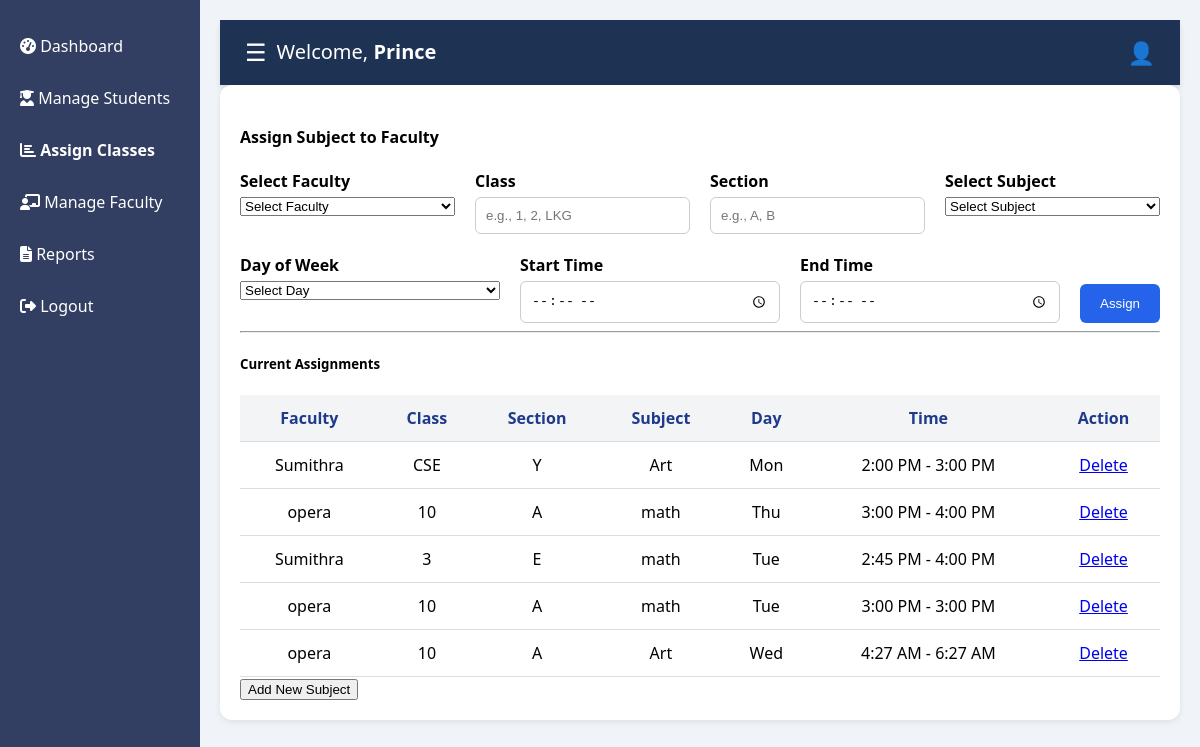
The page /admin/assignclasses.php (signed in) on the database its author committed.
### tables this page shows
CREATE TABLE `faculty_subjects` (
  `id` int NOT NULL,
  `faculty_id` int NOT NULL,
  `subject_id` int NOT NULL,
  `class` varchar(20) NOT NULL,
  `section` varchar(10) NOT NULL,
  `day_of_week` varchar(10) NOT NULL,
  `start_time` time NOT NULL,
  `end_time` time NOT NULL
);

CREATE TABLE `faculty` (
  `id` int NOT NULL,
  `name` varchar(100) NOT NULL,
  `email` varchar(100) NOT NULL,
  `username` varchar(50) NOT NULL,
  `password` varchar(255) NOT NULL,
  `admin_id` int NOT NULL,
  `created_at` timestamp NULL DEFAULT CURRENT_TIMESTAMP
);

CREATE TABLE `subjects` (
  `id` int NOT NULL,
  `name` varchar(100) NOT NULL,
  `admin_id` int DEFAULT NULL,
  `is_global` tinyint(1) DEFAULT '0'
);

### admin/assignclasses.php (the view, shortened to what this page needs)
<?php
require_once '../conn.php';
$admin_id = $_SESSION['user_id'];
$assignment_stmt = $conn->prepare("
  SELECT fs.id, f.name AS faculty_name, s.name AS subject_name, fs.class, fs.section, fs.day_of_week, fs.start_time, fs.end_time
  FROM faculty_subjects fs
  JOIN faculty f ON fs.faculty_id = f.id
  JOIN subjects s ON fs.subject_id = s.id
  WHERE f.admin_id = ?
  ORDER BY fs.day_of_week, fs.start_time
");
$assignment_stmt->bind_param("i", $admin_id);
$assignment_stmt->execute();
$assignments = $assignment_stmt->get_result();
?>
<!DOCTYPE html>
<html lang="en">
<head>
  <link rel="stylesheet" href="newstyle.css">
  <link rel="stylesheet" href="https://cdnjs.cloudflare.com/ajax/libs/font-awesome/6.4.0/css/all.min.css">
</head>
<body>
<div class="container">
  <div class="sidebar" id="sidebar">
    <ul>
      <li onclick="location.href='dashboard.php'"><i class="fas fa-tachometer-alt"></i> Dashboard</li>
      <li onclick="location.href='managestudents.php'"><i class="fas fa-user-graduate"></i> Manage Students</li>
      <li onclick="location.href='assignclasses.php'"><i class="fas fa-chart-bar"></i><strong> Assign Classes</strong></li>
      <li onclick="location.href='managefaculty.php'"><i class="fas fa-chalkboard-teacher"></i> Manage Faculty</li>
      <li onclick="location.href='attendance_report.php'"><i class="fas fa-file-alt"></i> Reports</li>
      <li id="logoutBtn"><i class="fas fa-sign-out-alt"></i> Logout</li>
    </ul>
  </div>
  <div class="main">
    <div class="topbar">
      <div class="left-topbar">
        <span class="menu-button" onclick="toggleSidebar()">☰</span>
        <span class="welcome-text">Welcome, <strong><?= htmlspecialchars($_SESSION['username']) ?></strong></span>
      </div>
      <div class="right-icons">
        <span class="icon" onclick="showProfile()">👤</span>
      </div>
    </div>
    <div class="card form-card">
      <h4>Assign Subject to Faculty</h4>
      <form method="POST" class="form-section">
        <div class="form-group">
          <label>Select Faculty</label>
          <select name="faculty_id" required>
            <option value="">Select Faculty</option>
          </select>
        </div>
        <div class="form-group">
          <label>Class</label>
          <input type="text" name="class" placeholder="e.g., 1, 2, LKG" required>
        </div>
        <div class="form-group">
          <label>Section</label>
          <input type="text" name="section" pattern="[A-Za-z]" title="Section must be a single letter" placeholder="e.g., A, B" required>
        </div>
        <div class="form-group">
          <label>Select Subject</label>
          <select name="subject_id" required>
            <option value="">Select Subject</option>
          </select>
        </div>
        <div class="form-group">
          <label>Day of Week</label>
          <select name="day_of_week" required>
            <option value="">Select Day</option>
          </select>
        </div>
        <div class="form-group">
          <label>Start Time</label>
          <input type="time" name="start_time" required>
        </div>
        <div class="form-group">
          <label>End Time</label>
          <input type="time" name="end_time" required>
        </div>
        <button type="submit" class="save-button">Assign</button>
      </form>
              <?php if ($assignments->num_rows > 0): ?>
  <hr>
  <h5>Current Assignments</h5>
  <table class="table table-bordered table-striped">
    <thead>
      <tr>
        <th>Faculty</th>
        <th>Class</th>
        <th>Section</th>
        <th>Subject</th>
        <th>Day</th>
        <th>Time</th>
        <th>Action</th>
      </tr>
    </thead>
    <tbody>
      <?php while ($row = $assignments->fetch_assoc()): ?>
        <tr>
          <td><?= htmlspecialchars($row['faculty_name']) ?></td>
          <td><?= htmlspecialchars($row['class']) ?></td>
          <td><?= htmlspecialchars($row['section']) ?></td>
          <td><?= htmlspecialchars($row['subject_name']) ?></td>
          <td><?= htmlspecialchars($row['day_of_week']) ?></td>
          <td><?= htmlspecialchars(date('g:i A', strtotime($row['start_time']))) ?> - <?= htmlspecialchars(date('g:i A', strtotime($row['end_time']))) ?></td>
          <td>
            <a href="assignclasses.php?delete_assignment=<?= $row['id'] ?>" onclick="return confirm('Are you sure you want to delete this assignment?');" class="btn btn-sm btn-danger">Delete</a>
          </td>
        </tr>
      <?php endwhile; ?>
    </tbody>
  </table>
<?php else: ?>
  <p style="margin-top: 1rem;">No assignments found.</p>
<?php endif; ?>
      <button type="button" onclick="toggleNewSubjectForm()" class="btn btn-outline-secondary">Add New Subject</button>
    </div>
  </div>
</div>
</body>
</html>

### admin/newstyle.css (style rules this page uses)
body { margin: 0; font-family: 'Segoe UI', sans-serif; background-color: #f0f4f8; }
.container { display: flex; height: 100vh; }
.sidebar { width: 200px; background-color: #333f62; color: white; padding-top: 20px; transition: all 0.4s ease; overflow: hidden; white-space: nowrap; }
.sidebar ul { list-style: none; padding: 0; margin: 0; }
.sidebar li { padding: 15px 20px; cursor: pointer; transition: background 0.3s; }
.main { flex: 1; background-color: #f0f4f8; padding: 20px; overflow-y: auto; }
.topbar { display: flex; justify-content: space-between; align-items: center; background-color: #1e3254; padding: 15px 25px; font-size: 18px; color: white; border-bottom: 2px solid #2564eb00; box-shadow: 0 4px 6px rgba(0, 0, 0, 0.1); }
.left-topbar { display: flex; align-items: center; gap: 10px; }
.welcome-text { font-size: 20px; }
.right-icons { display: flex; gap: 15px; }
.menu-button { font-size: 24px; cursor: pointer; }
.icon { font-size: 22px; cursor: pointer; position: relative; }
.card { background-color: white; border-radius: 12px; box-shadow: 0 2px 6px rgba(0, 0, 0, 0.08); padding: 20px; margin-bottom: 20px; }
.form-section { display: flex; gap: 20px; flex-wrap: wrap; margin-top: 15px; }
.form-group { display: flex; flex-direction: column; flex: 1; min-width: 200px; }
.form-group label { font-weight: 600; margin-bottom: 5px; }
.form-group input { padding: 10px; border-radius: 6px; border: 1px solid #ccc; }
.save-button { background-color: #2563eb; color: white; padding: 10px 20px; border-radius: 6px; border: none; margin-top: 30px; cursor: pointer; }
table { width: 100%; border-collapse: collapse; margin-top: 15px; }
th, td { padding: 12px; text-align: center; border-bottom: 1px solid #ddd; }
th { background-color: #f3f4f6; color: #1e3a8a; }

### rows shown on the page
faculty_subjects: faculty.name "Sumithra", class "CSE", section "Y", subject.name "Art", day_of_week "Mon", start_time "2:00 PM", end_time "3:00 PM"
faculty_subjects: faculty.name "opera", class "10", section "A", subject.name "math", day_of_week "Thu", start_time "3:00 PM", end_time "4:00 PM"
faculty_subjects: faculty.name "Sumithra", class "3", section "E", subject.name "math", day_of_week "Tue", start_time "2:45 PM", end_time "4:00 PM"
faculty_subjects: faculty.name "opera", class "10", section "A", subject.name "math", day_of_week "Tue", start_time "3:00 PM", end_time "3:00 PM"
faculty_subjects: faculty.name "opera", class "10", section "A", subject.name "Art", day_of_week "Wed", start_time "4:27 AM", end_time "6:27 AM"

### other values the page prints
$_SESSION['username'] "Prince"
